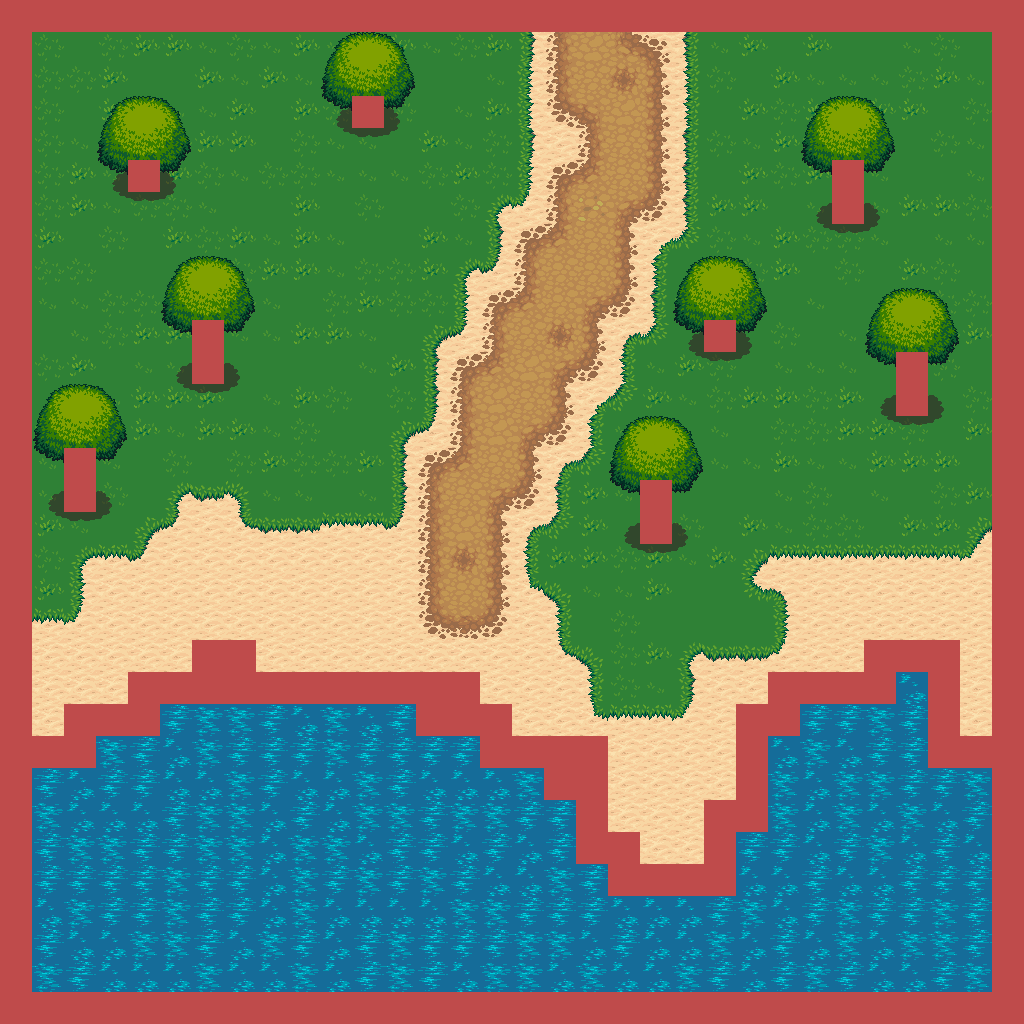

Tiled map render using the project's own tile images. Description and the map definition, with tile-layer contents summarised, below:
An orthogonal 32x32 tile map with 32x32 px tiles, 6 tile layers (Tile Layer 1, Tile Layer 2, Tile Layer 3, Tile Layer 4, ...), 4 tilesets.

<map version="1.0" tiledversion="1.1.5" orientation="orthogonal" renderorder="right-down" width="32" height="32" tilewidth="32" tileheight="32" infinite="0" nextobjectid="1">
 <tileset firstgid="1" source="../assets/Terrain.tsx" />
 <tileset firstgid="1025" source="../assets/trunk.tsx" />
 <tileset firstgid="1043" source="../assets/treetop.tsx" />
 <tileset firstgid="1085" source="../assets/castlefloors.tsx" />
 <layer name="Tile Layer 1" width="32" height="32">
  <data>[1024 cells, 900 non-empty, 3 distinct tile ids]</data>
 </layer>
 <layer name="Tile Layer 2" width="32" height="32">
  <data>[1024 cells, 680 non-empty, 8 distinct tile ids]</data>
 </layer>
 <layer name="Tile Layer 3" width="32" height="32">
  <data>[1024 cells, 543 non-empty, 39 distinct tile ids]</data>
 </layer>
 <layer name="Tile Layer 4" width="32" height="32">
  <data>[1024 cells, 72 non-empty, 9 distinct tile ids]</data>
 </layer>
 <layer name="Tile Layer 5" width="32" height="32">
  <data>[1024 cells, 72 non-empty, 9 distinct tile ids]</data>
 </layer>
 <layer name="Tile Layer 6" width="32" height="32">
  <data>[1024 cells, 189 non-empty, 1 distinct tile ids]</data>
 </layer>
</map>
